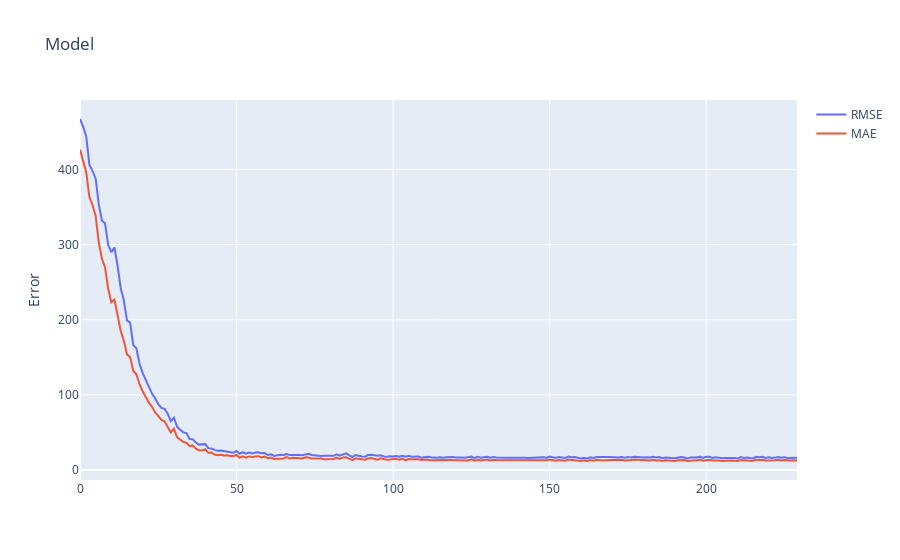

Notebook source saved alongside this figure:
### Code cell
fig = go.Figure()

fig.add_scatter( x=metrics.index, y=metrics['RMSE'], mode='lines', name="RMSE")
fig.add_scatter( x=metrics.index, y=metrics['MAE'], mode='lines', name="MAE")

fig.update_layout(
    
    yaxis_title='Error',
    title='Model',
    hovermode="x")

fig.show()

### Figure 1 — Plotly figure (JSON) as saved in the notebook; plotly's stock layout.template omitted (floating-point values rounded to 4 significant figures; data arrays with more than 128 entries replaced by an {"elided": "..."} marker saying what was removed)
{"data": [{"mode": "lines", "name": "RMSE", "type": "scatter", "uid": "446d889a-0b46-41d6-8d35-9aef94c74f3d", "x": {"elided": "230 int values"}, "y": {"elided": "230 float values"}}, {"mode": "lines", "name": "MAE", "type": "scatter", "uid": "7ddb38a0-19e0-4fc4-b409-2ba34c40a0d8", "x": {"elided": "230 int values"}, "y": {"elided": "230 float values"}}], "layout": {"hovermode": "x", "title": {"text": "Model"}, "yaxis": {"title": {"text": "Error"}}}}
